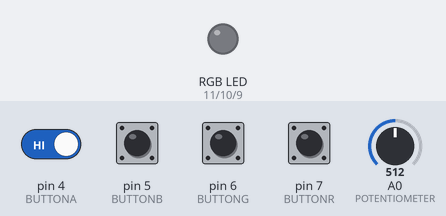
Simulated run of this sketch. Board: Arduino Uno, built with avr-gcc and run on an emulated ATmega328P. Shown: an RGB LED mixed from three pins (HIGH = lit). Inputs (shaded band) come from the test bench; at power-on: pin 4 (BUTTONA), pin 5 (BUTTONB), pin 6 (BUTTONG), pin 7 (BUTTONR) HIGH, A0 (POTENTIOMETER) = 512. Dim RGB values are drawn brighter than linear.

Above: at 1.2 s.
1.3 s: pin 5 (BUTTONB) pulled LOW for 0.15 s
At 1.4 s:
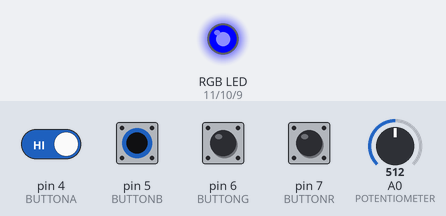
3.0 s: pin 6 (BUTTONG) pulled LOW for 0.15 s
At 3.1 s:
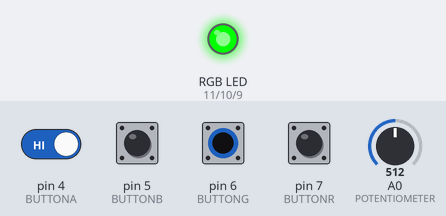
4.7 s: pin 7 (BUTTONR) pulled LOW for 0.15 s
At 4.8 s:
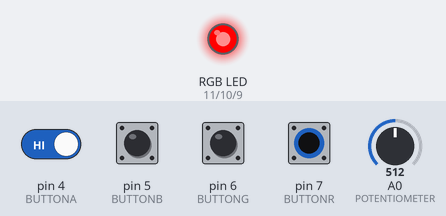
6.4 s: pin 4 (BUTTONA) driven LOW and pin 5 (BUTTONB) driven LOW
At 6.7 s:
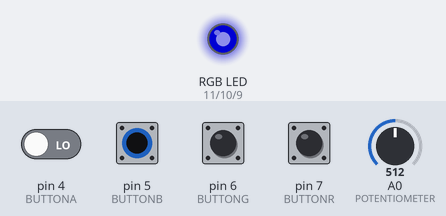
7.9 s: A0 (POTENTIOMETER) set to 716
At 9.1 s:
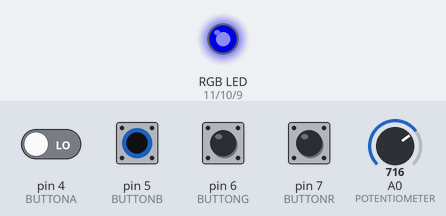
9.4 s: pin 4 (BUTTONA) driven HIGH
At 10.4 s:
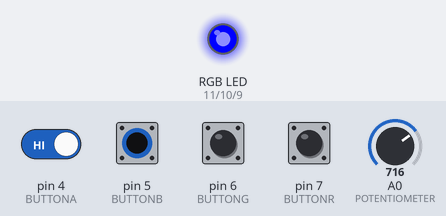
Timing chart, 0 to 11.9 s (numbered marks = the images above; inputs shaded):
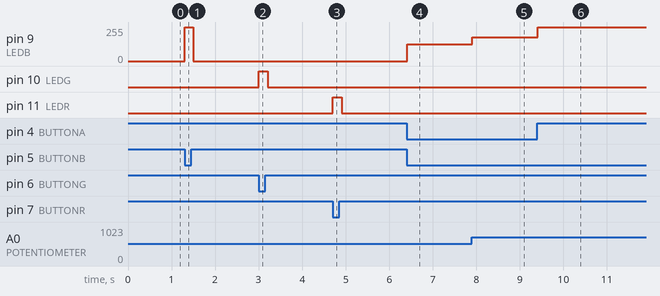

The sketch:

pixel.ino
```cpp
#define LEDR 11
#define LEDG 10
#define LEDB 9

#define BUTTONR 7
#define BUTTONG 6
#define BUTTONB 5
#define BUTTONA 4

#define POTENTIOMETER A0

int stateButtonR;
int stateButtonG;
int stateButtonB;
int stateButtonA;

int statePotentiometer;

int pwmR = 255;
int pwmG = 255;
int pwmB = 255;

void setup() {
  pinMode(LEDR, OUTPUT);
  pinMode(LEDG, OUTPUT);
  pinMode(LEDB, OUTPUT);

  pinMode(BUTTONR, INPUT_PULLUP);
  pinMode(BUTTONG, INPUT_PULLUP);
  pinMode(BUTTONB, INPUT_PULLUP);
  pinMode(BUTTONA, INPUT_PULLUP);

  pinMode(POTENTIOMETER, INPUT);
}

void loop() {
  stateButtonR = digitalRead(BUTTONR);
  stateButtonG = digitalRead(BUTTONG);
  stateButtonB = digitalRead(BUTTONB);
  stateButtonA = digitalRead(BUTTONA);

  statePotentiometer = analogRead(POTENTIOMETER);

  if (stateButtonR == LOW) {
    if (stateButtonA == LOW) {
      pwmR = map(statePotentiometer, 0, 1023, 0, 255);
    } else {
      pwmR = 255;
    }
    analogWrite(LEDR, pwmR);
  } else {
    analogWrite(LEDR, 0);
  }

  if (stateButtonG == LOW) {
    if (stateButtonA == LOW) {
      pwmG = map(statePotentiometer, 0, 1023, 0, 255);
    } else {
      pwmG = 255;
    }
    analogWrite(LEDG, pwmG);
  } else {
    analogWrite(LEDG, 0);
  }

  if (stateButtonB == LOW) {
    if (stateButtonA == LOW) {
      pwmB = map(statePotentiometer, 0, 1023, 0, 255);
    } else {
      pwmB = 255;
    }
    analogWrite(LEDB, pwmB);
  } else {
    analogWrite(LEDB, 0);
  }

  delay(100);
}
```

Measured:
- after the input at 1.3 s, pin 9 (LEDB): 0/255 → 255/255 at once, → 0/255 0.20 s later
- after the input at 3.0 s, pin 10 (LEDG): LOW → HIGH at once, → LOW 0.20 s later
- after the input at 4.7 s, pin 11 (LEDR): LOW → HIGH at once, → LOW 0.20 s later
- after the input at 6.4 s, pin 9 (LEDB): 0/255 → 127/255 at once
- after the input at 7.9 s, pin 9 (LEDB): 127/255 → 178/255 at once
- after the input at 9.4 s, pin 9 (LEDB): 178/255 → 255/255 at once
